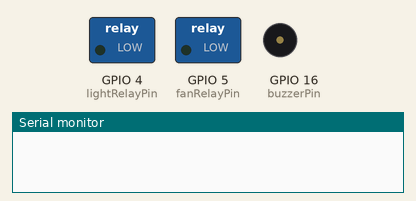
A sketch run on a simulated ESP8266 (NodeMCU). Parts: switched loads named in the sketch (green lamp = pin HIGH), buzzer (waves = sounding), the last lines printed to the serial monitor. WiFi joins after 1.5 s; servers stay silent unless stated.

Above: at 0.1 s.
At 2.3 s:
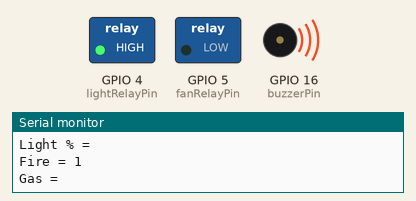
Timing chart, 0 to 3.8 s (numbered marks = the images above):
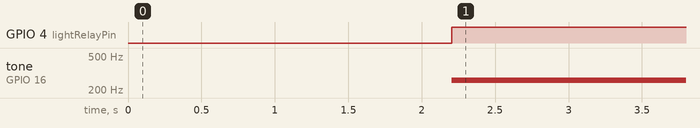

The sketch:

Actuators_Code.ino
```cpp
#include <ESP8266HTTPClient.h>
#include <esp8266wifi.h>
#include <ESP8266WiFi.h>
#include <cstring>

#define buzzerPin     16
#define fanRelayPin   5
#define lightRelayPin 4

const char* ssid = "Familia";
const char* password = "mistybutter485";
String temp, hum, gas, light;
String fire = "1";
int value = 1;

void setup () {

  Serial.begin(115200);
  WiFi.begin(ssid, password);

  while (WiFi.status() != WL_CONNECTED) {

    delay(1000);
    Serial.print("Connecting..");

  }

  pinMode(buzzerPin, OUTPUT);
  pinMode(fanRelayPin, OUTPUT);
  pinMode(lightRelayPin, OUTPUT);

}

void loop() {

  if (WiFi.status() == WL_CONNECTED) { //Check WiFi connection status

    HTTPClient http;  //Declare an object of class HTTPClient
    Serial.print("Connected! HTTP Code: ");

    http.begin("http://192.168.1.218/system_info.txt");  //Specify request destination

    int httpCode = http.GET();                                                                  //Send the request
    Serial.println(httpCode);
    if (httpCode > 0) { //Check the returning code
      String payload = http.getString();   //Get the request response payload
      Serial.println(payload);                     //Print the response payload
      value = 1;
      assignValues(payload);
    }

    http.end();   //Close connection

  }
  printAll();
  actions();
  resetAll();
  delay(10000);    //Send a request every 30 seconds

}

void assignValues(String payload) {
  for (int i = 0; i < payload.length(); i++) {

    if (payload.charAt(i) == ' ') {
      value++;
    }
    else {
      if (value == 1) {
        hum += payload[i];
      }
      else if (value == 2) {
        temp += payload[i];
      }
      else if (value == 3) {
        light += payload[i];
      }
      else if (value == 4) {
        fire = payload[i];
      }
      else if (value == 5) {
        gas += payload[i];
      }
    }
  }
}

void actions() {
  //Set alarm to on if fire is detected
  if (fire == "0") {
    tone(buzzerPin, 261);
  }
  else {
    noTone(buzzerPin);
  }
  //Set alarm to on if gas > 400
  if (atoi(gas.c_str()) < 400) { //cambie
    tone(buzzerPin, 261);
  }
  else {
    noTone(buzzerPin);
  }
  //Trun on Light if % is below 50%
  if (atoi(light.c_str()) < 50) {
    digitalWrite(lightRelayPin, HIGH);
  }
  else {
    digitalWrite(lightRelayPin, LOW);
  }
  //Turn on Fan if temp > 26
  if (atoi(temp.c_str()) > 26) {
    digitalWrite(fanRelayPin, HIGH);
  }
  else {
    digitalWrite(fanRelayPin, LOW);
  }
}

void resetAll() {
  value = 0;
  temp = "";
  hum = "";
  gas = "";
  light = "";
}

void printAll() {
  Serial.print("Hum = ");
  Serial.println(hum);
  Serial.print("Temp = ");
  Serial.println(temp);
  Serial.print("Light % = ");
  Serial.println(light);
  Serial.print("Fire = ");
  Serial.println(fire);
  Serial.print("Gas = ");
  Serial.println(gas);
}
```

Measured:
- by itself, GPIO 4 (lightRelayPin): LOW → HIGH at 2.2 s
- by itself, tone on GPIO 16 (buzzerPin): silent → 261 Hz at 2.2 s
